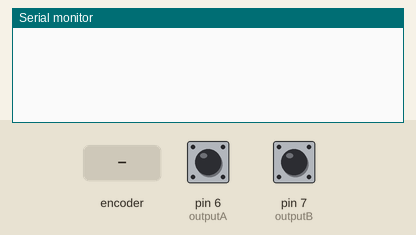
Recording of a sketch running on a simulated Arduino Uno, built with avr-gcc and run on an emulated ATmega328P. On the bench: the last lines printed to the serial monitor. Inputs (shaded band) come from the test bench; at power-on: pin 6 (outputA) HIGH, pin 7 (outputB) HIGH.

Above: at 1.2 s.
1.3 s: rotary encoder on pin 6 (outputA) / pin 7 (outputB) turned 1 step (first pin leading)
At 2.5 s:
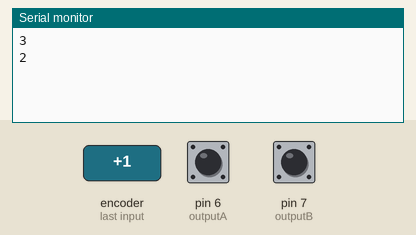
3.0 s: rotary encoder on pin 6 (outputA) / pin 7 (outputB) turned 1 step (first pin leading)
At 3.8 s:
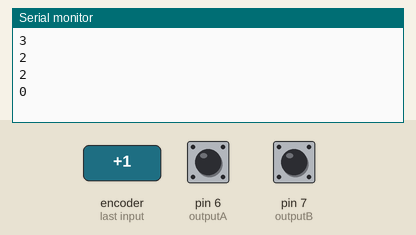
Timing chart, 0 to 6.0 s (numbered marks = the images above; inputs shaded):
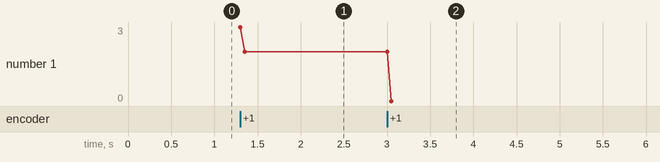

Measured:
- after the input at 1.3 s, the serial monitor: prints a new line at once (image 1)
- after the input at 3.0 s, the serial monitor: prints a new line after 0.05 s (image 2)
- plotted number 1: 2 → 0 after the input at 3.0 s

The sketch:

rotary_encoder.ino
```cpp
#define outputA 6
#define outputB 7
int counter = 0;
int aState;
int aLastState;

void setup() {
   pinMode (outputA,INPUT);
   pinMode (outputB,INPUT);

   Serial.begin (9600);
   // Reads the initial state of the outputA
   aLastState = digitalRead(outputA);
}

void loop() {
   aState = digitalRead(outputA); // Reads the "current" state of the outputA
   // If the previous and the current state of the outputA are different, that means a Pulse has occured
   if (aState != aLastState){
     // If the outputB state is different to the outputA state, that means the encoder is rotating clockwise
     if (digitalRead(outputB) != aState) {
       counter ++;
     } else {
       counter --;
     }

     if (abs(counter) >= 40){
      counter = counter % 40;
     }

  //0 empty, 1 drawer, 2 book, 3 lamp, 4 chair

     if (counter < -3){
      Serial.println(0);
     }
     if (counter <-1){
      Serial.println(1);
     }
     else if (counter <1){
      Serial.println(4);
     }
     else if (counter <2){
      Serial.println(3);
     }
     else if (counter <4){
      Serial.println(2);
     }
     else {
      Serial.println(0);
     }


   aLastState = aState; // Updates the previous state of the outputA with the current state

 }
}
```
